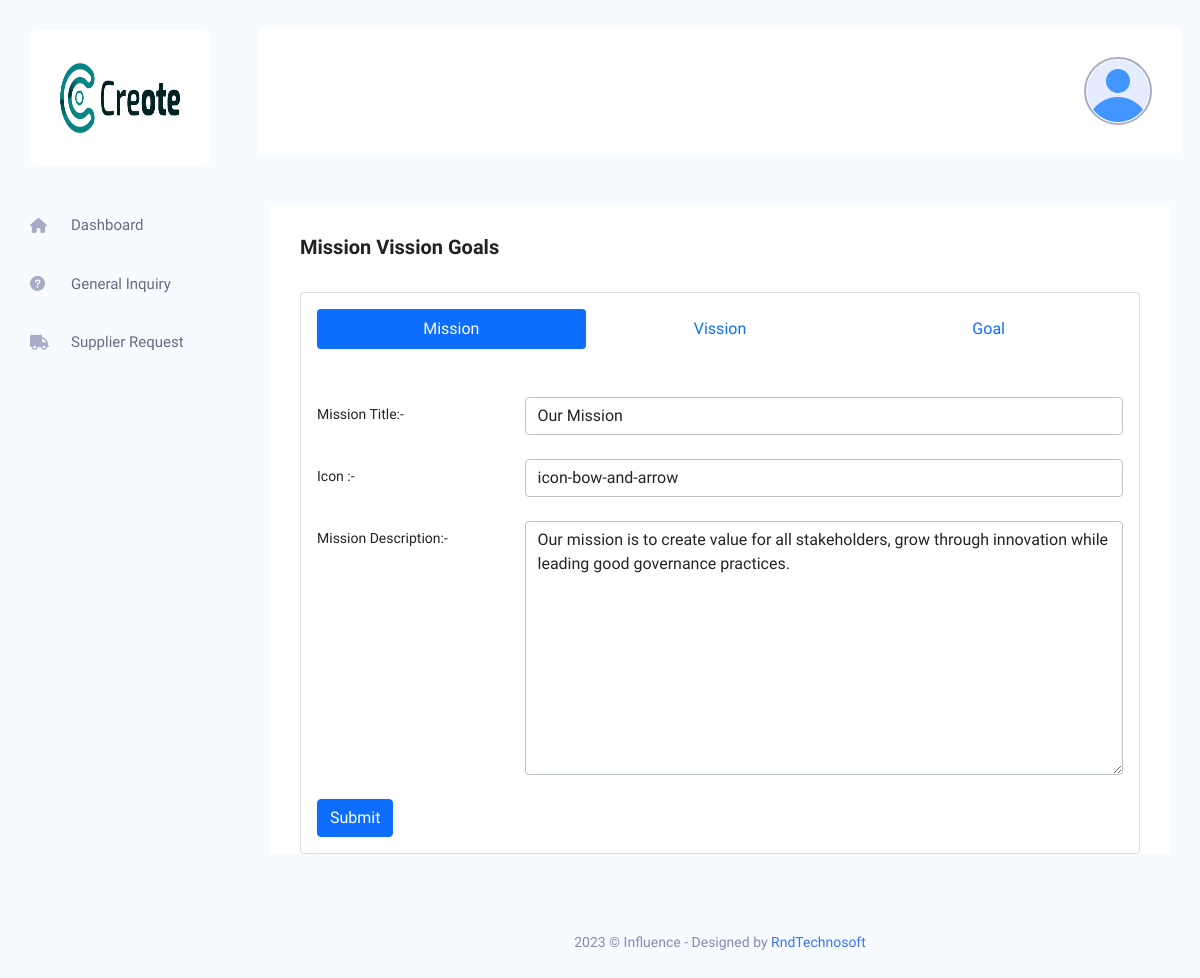
/admin/mission-vission-goal.php (signed in), run on the app's committed database.
### tables this page shows
CREATE TABLE `tbl_footer_setting` (
  `id` int(11) UNSIGNED NOT NULL,
  `name` varchar(190) NOT NULL,
  `logo` varchar(190) NOT NULL,
  `alt_tag` varchar(191) NOT NULL,
  `background_image` text NOT NULL,
  `alt_tag1` varchar(191) NOT NULL,
  `about_us_des` varchar(250) NOT NULL,
  `facebook_link` varchar(191) NOT NULL,
  `twitter_link` varchar(191) NOT NULL,
  `instagram_link` varchar(191) NOT NULL,
  `youtube_link` varchar(191) NOT NULL,
  `create_at` timestamp NOT NULL DEFAULT current_timestamp(),
  `update_at` timestamp NULL DEFAULT NULL ON UPDATE current_timestamp()
);

CREATE TABLE `tbl_about_us` (
  `id` int(11) NOT NULL,
  `title` varchar(200) NOT NULL,
  `small_title` varchar(300) NOT NULL,
  `image` varchar(100) NOT NULL,
  `image2` varchar(200) NOT NULL,
  `second_desc` text NOT NULL,
  `icon1_img` text NOT NULL,
  `icon1_title` text NOT NULL,
  `icon2_img` text NOT NULL,
  `icon2_title` text NOT NULL,
  `btn_name` varchar(191) NOT NULL,
  `alt_tag` varchar(1000) NOT NULL,
  `description` mediumtext NOT NULL,
  `mission_title` varchar(100) NOT NULL,
  `mission_icon` varchar(100) NOT NULL,
  `mission_image` varchar(200) NOT NULL,
  `mission_description` varchar(500) NOT NULL,
  `vission_title` varchar(100) NOT NULL,
  `vission_icon` varchar(100) NOT NULL,
  `vission_image` varchar(200) NOT NULL,
  `vission_description` varchar(500) NOT NULL,
  `goals_title` varchar(100) NOT NULL,
  `goals_icon` varchar(100) NOT NULL,
  `goals_image` varchar(200) NOT NULL,
  `goals_description` varchar(500) NOT NULL,
  `map_image` varchar(300) NOT NULL,
  `map_title` varchar(300) NOT NULL,
  `map_description` mediumtext NOT NULL
);

### admin/mission-vission-goal.php (the view, shortened to what this page needs)
<?php
include 'includes/header.php';
?>
<?php
include 'includes/side-bar.php';
?>
<?php include 'includes/top-bar.php';
?>
<div class="main_content_iner ">
    <div class="container-fluid plr_30 body_white_bg pt_30">
        <div class="row justify-content-center">
            <div class="col-12">
                <div class="QA_section">
                    <div class="white_box_tittle list_header">
                        <h4>Mission Vission Goals</h4>
                    </div>
                    <?php $select = "SELECT * FROM tbl_about_us";
                    $about_us = mysqli_query($conn, $select);
                    $data = mysqli_fetch_assoc($about_us);
                    ?>
                    <div class="col-md-12 col-lg-12">
                        <div class="card m-b-30">
                            <div class="card-body">
                                <ul class="nav nav-pills nav-justified fs-6" id="myTab" role="tablist">
                                    <li class="nav-item" role="presentation">
                                        <button class="nav-link active" id="mission-tab" data-bs-toggle="tab"
                                            data-bs-target="#mission" type="button" role="tab" aria-controls="mission"
                                            aria-selected="true">Mission</button>
                                    </li>
                                    <li class="nav-item" role="presentation">
                                        <button class="nav-link" id="vission-tab" data-bs-toggle="tab"
                                            data-bs-target="#vission" type="button" role="tab" aria-controls="vission"
                                            aria-selected="false">Vission</button>
                                    </li>
                                    <li class="nav-item" role="presentation">
                                        <button class="nav-link" id="goal-tab" data-bs-toggle="tab"
                                            data-bs-target="#goal" type="button" role="tab" aria-controls="goal"
                                            aria-selected="false">Goal</button>
                                    </li>
                                </ul>
                                <div class="tab-content" id="myTabContent">
                                    <div class="tab-pane fade show active mt-5" id="mission" role="tabpanel"
                                        aria-labelledby="mission-tab">
                                        <form action="" name="settings_from" method="post"
                                            enctype="multipart/form-data">
                                            <div class="form-group mt-4 row">
                                                <label for="name" class="col-sm-3 col-form-label">Mission
                                                    Title:-</label>
                                                <div class="col-sm-9">
                                                    <input class="form-control" type="text" name="mission_title"
                                                        value="<?php echo $data['mission_title']; ?>">
                                                </div>
                                            </div>
                                            <div class="form-group mt-4 row">
                                                <label for="img" class="col-sm-3 col-form-label">Icon :-</label>
                                                <div class="col-sm-9">
                                                    <input class="form-control" type="text" name="mission_icon"
                                                        value="<?php echo $data['mission_icon']; ?>">
                                                </div>
                                            </div>
                                            <div class="form-group mt-4 row">
                                                <label for="about_us" class="col-sm-3 col-form-label">Mission
                                                    Description:-</label>
                                                <div class="col-sm-9">
                                                    <textarea rows="10" class="form-control" id="tinymce-example"
                                                        name="mission_description"><?php echo $data['mission_description']; ?></textarea>
                                                </div>
                                            </div>
                                            <div class="form-group mt-4 row">
                                                <div class="col-sm-10">
                                                    <button type="submit" name="mission" class="btn btn-primary">Submit</button>
                                                </div>
                                            </div>
                                        </form>
                                    </div>
                                </div>
                            </div>
                        </div>
                    </div>
                </div>
            </div>
        </div>
    </div>
    <?php
    include 'includes/footer.php';
    ?>

### admin/includes/side-bar.php (shortened to what this page needs)
<?php
$select = "SELECT * FROM tbl_footer_setting WHERE id = 1";
$footerl = mysqli_query($conn, $select);
$sidebarlogo = mysqli_fetch_assoc($footerl);
?>
<nav class="sidebar">
    <div class="logo d-flex justify-content-between">
        <a href="home.php"><img src="./images/footer/<?php echo $sidebarlogo['logo']; ?>" height="70" width="70" alt="<?php echo $sidebarlogo['alt_tag']; ?>"></a>
    </div>
    <ul id="sidebar_menu">
        <li class="">
            <a class="" href="home.php" aria-expanded="false">
               <i class="fa-solid fa-house"></i>
                <span>Dashboard</span>
            </a>
        </li>
         <li class="">
            <a class="" href="manage-general-inquiry.php" aria-expanded="false">
                <i class="fa-solid fa-circle-question"></i>
                <span>General Inquiry</span>
            </a>
        </li>
         <li class="">
            <a class="" href="manage-supplier-request.php" aria-expanded="false">
                <i class="fas fa-truck"></i>
                <span>Supplier Request</span>
            </a>
        </li>
    </ul>
</nav>

### data on the page
tbl_footer_setting: logo (placeholder picture)
tbl_about_us: mission_title "Our Mission", mission_icon "icon-bow-and-arrow", mission_description "Our mission is to create value for all stakeholders, grow through innovation while leading good governance practices."
